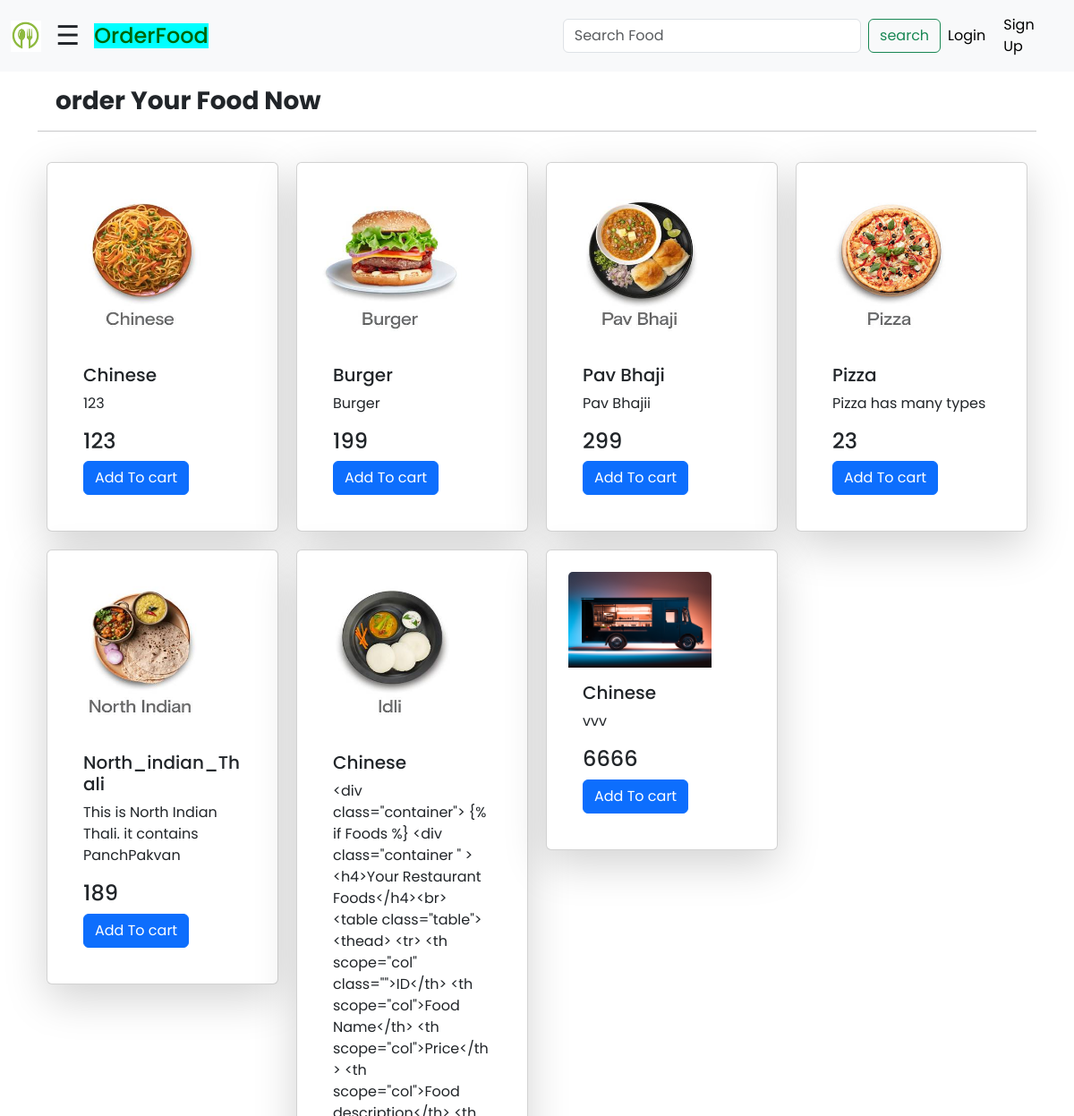
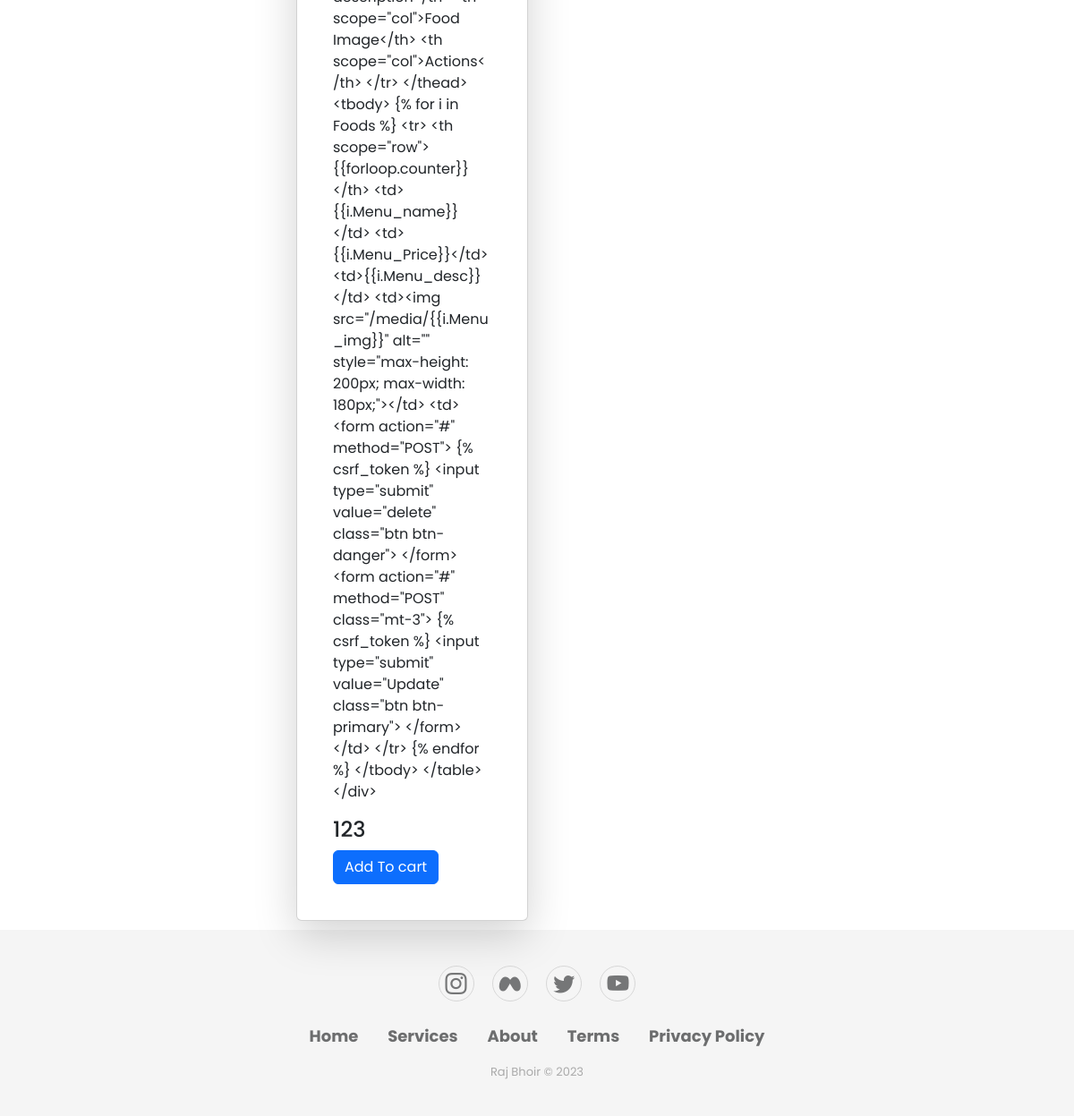
The page /RestaurantFood/ on the database its author committed (2 pictures, top to bottom).
### Restaurant/models.py (models this page shows)
class Menu(models.Model):
    Rest_name = models.ForeignKey(Rest_details,on_delete=models.SET_NULL,null=True)
    Menu_name = models.CharField(max_length=25)
    Menu_desc = models.CharField(max_length=50)
    Menu_Price = models.IntegerField()
    Menu_img = models.ImageField(upload_to='media/')

### Restaurant/views.py (the view)
# urls.py: path('RestaurantFood/',views.RestaurantFood.as_view(),name='RestaurantFood'),
class RestaurantFood(View):
    def get(self,request):
        Avalaible_food_in_restaurant = Menu.objects.all()
        return render(request,'Show_restaurant_food.html',{'data':Avalaible_food_in_restaurant})

### templates/Show_restaurant_food.html (shortened to what this page needs)
{% extends 'base.html' %}
{% load static %}
{% block body %}
<div class="container   ">
    <div class="mt-3" style="margin-left: 20px;">
            <h3 style="font-family: 'Times New Roman', Times, serif;"><b>order Your Food Now</b></h3>
        </div>
        <hr>
    <div class="card-group mt-4">
            {% if data %}
            {% for i in data %}
            <div class="col-3">
<div class="card p-4 shadow-lg" style="margin: 10px;">
              <img src="/media/{{i.Menu_img}}" class="card-img-top"  alt="..." style="max-height: 185px; max-width: 160px; ">
              <div class="card-body">
                <h5 class="card-title">{{i.Menu_name}}</h5>
                <p class="card-text">{{i.Menu_desc}}</p>
                <h4>{{i.Menu_Price}}</h4>
                      <a href="#" class="btn btn-primary">Add To cart</a>
              </div>
            </div>
    </div>
            {% endfor %}
{% else %}
<h4>Images Not Avaliable</h4>
{% endif %}
          </div>
</div>
{% endblock body %}

### static/css/style.css (style rules this page uses)
* { margin: 0; padding: 0; box-sizing: border-box; font-family: "Poppins", sans-serif; }
a { text-decoration: none; }

### static/css/side nav.css (style rules this page uses)
body { font-family: "Lato", sans-serif; }

### rows shown on the page
Menu: Menu_img (picture), Menu_name "Chinese", Menu_desc "123", Menu_Price "123"
Menu: Menu_img (picture), Menu_name "Burger", Menu_desc "Burger", Menu_Price "199"
Menu: Menu_img (picture), Menu_name "Pav Bhaji", Menu_desc "Pav Bhajii", Menu_Price "299"
Menu: Menu_img (picture), Menu_name "Pizza", Menu_desc "Pizza has many types", Menu_Price "23"
Menu: Menu_img (picture), Menu_name "North_indian_Thali", Menu_desc "This is North Indian Thali. it contains PanchPakvan", Menu_Price "189"
Menu: Menu_img (picture), Menu_name "Chinese", Menu_desc "<div class=\"container\"> {% if Foods %} <div class=\"container \" > <h4>Your Restaurant Foods</h4><br> <table class=\"table\"> <thead> <tr> <th scope=\"col\" class=\"\">ID</th> <th scope=\"col\">Food Name</th> <th scope=\"col\">Price</th> <th scope=\"col\">Food description</th> <th scope=\"col\">Food Image</th> <th scope=\"col\">Actions</th> </tr> </thead> <tbody> {% for i in Foods %} <tr> <th scope=\"row\">{{forloop.counter}}</th> <td>{{i.Menu_name}}</td> <td>{{i.Menu_Price}}</td> <td>{{i.Menu_desc}}</td> <td><img src=\"/media/{{i.Menu_img}}\" alt=\"\" style=\"max-height: 200px; max-width: 180px;\"></td> <td> <form action=\"#\" method=\"POST\"> {% csrf_token %} <input type=\"submit\" value=\"delete\" class=\"btn btn-danger\">…", Menu_Price "123"
Menu: Menu_img (picture), Menu_name "Chinese", Menu_desc "vvv", Menu_Price "6666"
